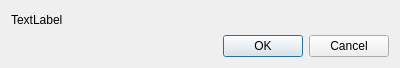
<?xml version="1.0" encoding="UTF-8"?>
<ui version="4.0">
 <class>FutureProgressDialog</class>
 <widget class="QDialog" name="FutureProgressDialog">
  <property name="geometry">
   <rect>
    <x>0</x>
    <y>0</y>
    <width>400</width>
    <height>68</height>
   </rect>
  </property>
  <property name="windowTitle">
   <string>FutureProgressDialog</string>
  </property>
  <property name="modal">
   <bool>true</bool>
  </property>
  <layout class="QVBoxLayout" name="verticalLayout">
   <item>
    <widget class="QLabel" name="m_description_QLabel">
     <property name="text">
      <string>TextLabel</string>
     </property>
    </widget>
   </item>
   <item>
    <widget class="QDialogButtonBox" name="m_buttons_QDialogButtonBox">
     <property name="orientation">
      <enum>Qt::Horizontal</enum>
     </property>
     <property name="standardButtons">
      <set>QDialogButtonBox::Cancel|QDialogButtonBox::Ok</set>
     </property>
    </widget>
   </item>
  </layout>
 </widget>
 <resources/>
 <connections/>
</ui>
